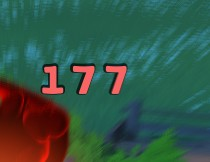
#> input picture src/database/177.jpg, 210 x 162 px
$ python -i eval_pvp_recognition.py   (imports and definitions only)   (older library calls are emulated)
#> lines starting #> are read from the running program, lines starting #| are printed output that depends on the picture; after the words box and inside, x2 and y2 are one past the last pixel; in counts of white or black regions, pixels touching at a corner belong together
# -*- coding: utf-8 -*-
"""
PVP 识别验证脚本 (v6 — GrabCut 抠图 + 标准化 + wiki 补充版)

核心改进 (相对 v5 GRADIENT Floodfill):
  Floodfill 系列 (v3 FIXED_RANGE±32 / v4 亮度阈值 / v5 FIXED_RANGE±60 / v5 GRADIENT±24)
  全部失败于 3D 渲染精灵的抗锯齿光晕轮廓——颜色是渐进式过渡不是硬突变。
  v6 改用 GrabCut (基于 GMM 的全局色彩聚类抠图):
    - 4 通道 RGBA → alpha < 128 当背景 (最准)
    - 3 通道 BGR → 强制 "边框 2 像素 100% 背景 (GC_BGD)"; 其余像素 "可能背景 (GC_PR_BGD)"
    - GrabCut 5 次迭代自动学习背景 GMM / 前景 GMM, 再重分配每个像素
    - 形态学 7x7 闭运算修洞 → 边界连通最大背景块 → 0.4% 孤岛清理
  不依赖相邻色差, 完美兼容:
    PVP 深蓝渐变 / ingame 浅白背景 / 深色精灵 / 浅色米白精灵 / 炫彩高饱和精灵
  其他不变: ORB 绝对匹配数 + 双路 masked 模板匹配 + wiki 补充库 (391 只)
"""
import json
import re
import sys
import time
from pathlib import Path

import cv2
import numpy as np
from PIL import Image, ImageDraw, ImageFont

SCRIPT_DIR = Path(__file__).resolve().parent
PROJECT_ROOT = SCRIPT_DIR.parent
sys.path.insert(0, str(PROJECT_ROOT))

from build_ingame_dataset import (  # noqa: E402
    imread_unicode,
    init_ocr,
    run_ocr,
    best_match,
    load_titles,
    poly_box,
)

OUT_DIR = SCRIPT_DIR / "output" / "pvp_eval"
CROP_DIR = OUT_DIR / "crops"
DBG_DIR = OUT_DIR / "debug"
# [3 lines not run here, left out]

# ==========================================================
# 核心: 前景抠图 + 尺寸/位置 标准化 (v4 版)
# ==========================================================
CANVAS = 64          # 最终输出画布 64x64
FG_HEIGHT = 48       # 前景高度 = 48px (75% of 64, 上下各留 8px 白边)

# ---------- 抠图 v10 (最终版): K=4 多聚类 + 边界触碰+面积判定背景. 不再依赖"原型色距离"! ----------
#     (2026-08-25 修复3个不同域的背景完全失效的问题)
def _floodfill_background(img_bgr_or_rgba):
    """抠图 v10 (三域通用: wiki透明PNG / ingame图鉴贴边非白 / PVP深蓝渐变)

    为什么要放弃"近原型=背景"这一条规则:
      * wiki透明PNG: alpha通道直接搞定 ✓
      * ingame图鉴贴边: 左上角像素是精灵身体! KMeans用"四角采样颜色=背景原型"会吃掉精灵 ✗
      * PVP深蓝渐变: 整张图没有白色. 加白padding后K=2只分成 [白, 其他所有] → 全图=前景 ✗

    v10 最终策略 (多聚类 + 边界规则):
      1) 先统一加 PAD=12 纯白 padding → 保证至少有"一大片纯白边框"作为已知背景锚点
      2) 转 LAB, MiniBatchKMeans(K=4) 聚 4 簇 (覆盖: 白padding / 浅色背景 / 深色背景 / 精灵前景)
      3) 对每个簇: 如果"触碰 12px padding 外框 + 面积占比 ≥ 5%" → 标记背景簇
      4) 所有背景簇合并 = 背景候选 mask
      5) 形态学 5x5 闭运算 + 膨胀, 再最大连通域 = 最终背景
      6) 裁掉 padding, 返回与输入同 H×W mask
    """
    PAD = 12
    H0 = img_bgr_or_rgba.shape[0]; W0 = img_bgr_or_rgba.shape[1]
    N0 = H0 * W0

    # ------ 分支 1: RGBA → alpha 最准, 直接用 ------
    if img_bgr_or_rgba.shape[2] == 4:
        alpha = img_bgr_or_rgba[:, :, 3]
        bg_mask = alpha < 128
        num, labels, stats, _ = cv2.connectedComponentsWithStats(
            bg_mask.astype(np.uint8), connectivity=8)
        if num > 1:
            border_lb = set(labels[0, :]) | set(labels[-1, :]) | set(labels[:, 0]) | set(labels[:, -1])
            best_i = -1; best_a = 0
            for i in range(1, num):
                if i not in border_lb: continue
                a = int(stats[i, cv2.CC_STAT_AREA])
                if a > best_a: best_a = a; best_i = i
            if best_i > 0:
                bg_mask = (labels == best_i)
        return bg_mask.astype(np.bool_)

    # ------ 分支 2: BGR 3 通道 → padding + K=4 聚类 ------
    bgr = img_bgr_or_rgba
    bgr_p = cv2.copyMakeBorder(bgr, PAD, PAD, PAD, PAD,
                               cv2.BORDER_CONSTANT, value=(255, 255, 255))
    H = bgr_p.shape[0]; W = bgr_p.shape[1]
    N = H * W
    lab = cv2.cvtColor(bgr_p, cv2.COLOR_BGR2LAB).astype(np.float32)
    pixels = lab.reshape(-1, 3)

    # K=4 聚类 (白padding / 浅背景 / 深背景 / 精灵主体)
    try:
        from sklearn.cluster import MiniBatchKMeans
        km = MiniBatchKMeans(n_clusters=4, n_init=5, random_state=0, batch_size=4096, max_iter=30)
        km.fit(pixels)
        labels_k = km.labels_.astype(np.int32).reshape(H, W)
    except Exception:
        criteria = (cv2.TERM_CRITERIA_EPS + cv2.TERM_CRITERIA_MAX_ITER, 30, 1.0)
        _, labels_k, _ = cv2.kmeans(
            pixels, 4, None, criteria, 5, cv2.KMEANS_PP_CENTERS)
        labels_k = labels_k.reshape(H, W).astype(np.int32)

    # padding 边框 = 原图像的外缘, 索引 [PAD-2, ...] 到 [-PAD+2] 内的环
    # 判定"触碰padding外缘(图像真正的4条边)" + 面积 ≥ 5% = 背景簇
    def touches_outer_border(mask_bool):
        return (mask_bool[0, :].any() or mask_bool[-1, :].any() or
                mask_bool[:, 0].any() or mask_bool[:, -1].any())

    bg_cand = np.zeros((H, W), dtype=np.bool_)
    for k in range(4):
        cmask = (labels_k == k)
        area_frac = cmask.sum() / N
        if touches_outer_border(cmask) and area_frac >= 0.05:
            bg_cand |= cmask

    # 兜底: 如果没有任何簇判为背景 (极少见), 直接用触碰外边框的所有簇合并
    if not bg_cand.any():
        for k in range(4):
            cmask = (labels_k == k)
            if touches_outer_border(cmask):
                bg_cand |= cmask
    # 再兜底: 还没有 → 取面积最大簇当背景
    if not bg_cand.any():
        max_k = -1; max_a = 0
        for k in range(4):
            a = (labels_k == k).sum()
            if a > max_a: max_a = a; max_k = k
        bg_cand = (labels_k == max_k)

    # 形态学修: 5x5椭圆闭运算 (填补背景中的噪点洞) + 3x3膨胀 (向前景方向内侵1px防边缘漏光)
    m = bg_cand.astype(np.uint8)
    k5 = cv2.getStructuringElement(cv2.MORPH_ELLIPSE, (5, 5))
    k3 = cv2.getStructuringElement(cv2.MORPH_RECT, (3, 3))
    m = cv2.morphologyEx(m, cv2.MORPH_CLOSE, k5, iterations=1)
    m = cv2.morphologyEx(m, cv2.MORPH_DILATE, k3, iterations=1)

    # 背景 = 触碰外边框的最大连通域 (避免背景被切成好几块)
    num, labels, stats, _ = cv2.connectedComponentsWithStats(m, connectivity=8)
    bg_mask_p = np.zeros((H, W), dtype=np.bool_)
    if num > 1:
        outer_border_lb = set(labels[0, :]) | set(labels[-1, :]) | set(labels[:, 0]) | set(labels[:, -1])
        best_i = -1; best_a = 0
        for i in range(1, num):
            if i not in outer_border_lb: continue
            a = int(stats[i, cv2.CC_STAT_AREA])
            if a > best_a: best_a = a; best_i = i
        if best_i > 0:
            bg_mask_p = (labels == best_i)

    # 背景内 < 0.4% 面积 前景孤岛并入背景
    not_bg = (1 - bg_mask_p.astype(np.uint8))
    num2, labels2, stats2, _ = cv2.connectedComponentsWithStats(not_bg, connectivity=8)
    min_a = max(8, int(N0 * 0.004))
    for i in range(1, num2):
        if stats2[i, cv2.CC_STAT_AREA] < min_a:
            bg_mask_p[labels2 == i] = True

    return bg_mask_p[PAD:-PAD, PAD:-PAD].astype(np.bool_)

def _largest_foreground_component(not_bg):
    """not_bg = True 表示非背景 (候选前景), 返回最大连通域作为最终前景 mask,
    去除细碎小前景块."""
    if not_bg.sum() == 0:
        return not_bg
    num, labels, stats, _ = cv2.connectedComponentsWithStats(
        not_bg.astype(np.uint8), connectivity=8)
    if num <= 1:  # 只有背景
        return np.zeros_like(not_bg, dtype=np.bool_)
    # 找最大 label (跳过 0=背景)
    max_i = 1 + int(np.argmax(stats[1:, cv2.CC_STAT_AREA]))
    return (labels == max_i)

def _center_and_scale(fg_mask_bool, bgr_src, canvas=CANVAS, fg_h=FG_HEIGHT):
    """输入: 原图 (HxWx3 BGR uint8), 前景 mask (HxW bool)
    输出: dict:
        canvas_bgr:  canvas x canvas x3 uint8 纯白底 + 前景居中缩放贴上去
        canvas_gray: 64x64 uint8 灰度
        canvas_edge: 64x64 uint8 Canny 边缘
        canvas_sobel: 64x64 uint8 0~255 Sobel 梯度幅度 (归一化)
        canvas_fg_mask: 64x64 bool 前景 mask
    """
    H, W = bgr_src.shape[:2]
    ys, xs = np.where(fg_mask_bool)
    if len(ys) < 16:
        # 没前景, 直接返回一个全白中心 + 空 mask + 空直方图
        return {
            "bgr": np.full((canvas, canvas, 3), 255, dtype=np.uint8),
            "gray": np.full((canvas, canvas), 255, dtype=np.uint8),
            "edge": np.zeros((canvas, canvas), dtype=np.uint8),
            "sobel": np.zeros((canvas, canvas), dtype=np.uint8),
            "fg_mask": np.zeros((canvas, canvas), dtype=np.bool_),
            "hog_hist": np.zeros((64,), dtype=np.float32),
            "hsv_hist": np.zeros((36,), dtype=np.float32),
            "lab_hist": np.zeros((24,), dtype=np.float32),
        }
    x0, y0, x1, y1 = xs.min(), ys.min(), xs.max(), ys.max()
    bw = x1 - x0 + 1; bh = y1 - y0 + 1
    # 切出前景块 (带 alpha: 非前景变透明)
    fg_crop_rgb = cv2.cvtColor(bgr_src[y0:y1+1, x0:x1+1, :], cv2.COLOR_BGR2RGB)
    fg_mask_crop = fg_mask_bool[y0:y1+1, x0:x1+1]  # (bh, bw) bool
    # 按 fg_h 缩放目标高
    scale = fg_h / max(1, bh)
    new_h = max(1, int(round(bh * scale)))
    new_w = max(1, int(round(bw * scale)))
    # 限制宽不超过 canvas-4 (避免贴出去)
    if new_w > canvas - 4:
        scale2 = (canvas - 4) / max(1, new_w)
        new_h = max(1, int(new_h * scale2))
        new_w = int(new_w * scale2)
    # 缩放前景 RGB 块 和 mask
    fg_pil = Image.fromarray(fg_crop_rgb).convert("RGBA")
    # 把 mask 合成 alpha 通道
    alpha = Image.fromarray((fg_mask_crop.astype(np.uint8) * 255), mode="L")
    fg_pil.putalpha(alpha)
    fg_resized = fg_pil.resize((new_w, new_h), Image.LANCZOS)
    # 居中贴到纯白 canvas
    canvas_pil = Image.new("RGBA", (canvas, canvas), (255, 255, 255, 255))
    ox = (canvas - new_w) // 2
    oy = (canvas - new_h) // 2
    canvas_pil.paste(fg_resized, (ox, oy), fg_resized)  # 第三个参数是 mask=透明
    # 提取前景 mask (缩放+偏移后的)
    alpha_arr = np.asarray(fg_resized.split()[-1], dtype=np.uint8)  # (new_h, new_w)
    mask_canvas = np.zeros((canvas, canvas), dtype=np.uint8)
    mask_canvas[oy:oy+new_h, ox:ox+new_w] = alpha_arr
    fg_mask_canvas_bool = mask_canvas > 127

    rgb = np.asarray(canvas_pil.convert("RGB"), dtype=np.uint8)
    bgr = cv2.cvtColor(rgb, cv2.COLOR_RGB2BGR)
    gray = cv2.cvtColor(rgb, cv2.COLOR_RGB2GRAY)
    # Canny 边缘 (自适应阈值)
    med = float(np.median(gray[fg_mask_canvas_bool])) if fg_mask_canvas_bool.any() else 128.0
    lo = int(max(0, med * 0.5)); hi = int(min(255, med * 1.6))
    edge = cv2.Canny(gray, lo, hi)
    # Sobel 梯度幅度 (归一到 0~255)
    sx = cv2.Sobel(gray, cv2.CV_32F, 1, 0, ksize=3)
    sy = cv2.Sobel(gray, cv2.CV_32F, 0, 1, ksize=3)
    mag = np.sqrt(sx*sx + sy*sy)
    mag_max = float(mag.max())
    if mag_max > 1:
        sobel = np.clip(255 * mag / mag_max, 0, 255).astype(np.uint8)
    else:
        sobel = np.zeros_like(gray)

    # ========= v11: HOG + HSV 色相直方图 (鲁棒特征) =========
    # HOG: 方向梯度直方图, 只在前景点上统计 64bin (抗异色/色偏/光照变化, 保留形状)
    hog_hist = np.zeros((64,), dtype=np.float32)
    # 1) 方向(0~180 unsigned, 避免方向翻转问题)
    ang = np.arctan2(np.abs(sy), np.abs(sx)) * (180.0 / np.pi)  # (canvas, canvas) 0~90?不, 用绝对化后 0~90 不够; 换 atan2(sy,sx) 取模 180 unsigned
    ang_full = np.arctan2(sy, sx) * (180.0 / np.pi) % 180.0
    if fg_mask_canvas_bool.sum() >= 9 and mag_max > 1:
        weights = mag[fg_mask_canvas_bool].astype(np.float32)
        wsum = float(weights.sum())
        if wsum > 1e-3:
            bin_idx = np.clip((ang_full[fg_mask_canvas_bool] / 180.0 * 64).astype(np.int32), 0, 63)
            np.add.at(hog_hist, bin_idx, weights)
            hog_hist /= wsum  # 归一化概率密度

    # HSV 色相直方图 (36bin = 每10°一格, + 饱和度权重 避免近灰近白扰动)
    hsv_hist = np.zeros((36,), dtype=np.float32)
    hsv = cv2.cvtColor(rgb, cv2.COLOR_RGB2HSV)  # H 0-179 (OpenCV), S 0-255, V 0-255
    if fg_mask_canvas_bool.sum() >= 9:
        Harr = hsv[..., 0][fg_mask_canvas_bool].astype(np.float32)
        Sarr = hsv[..., 1][fg_mask_canvas_bool].astype(np.float32)
        Varr = hsv[..., 2][fg_mask_canvas_bool].astype(np.float32)
        # 仅统计"不是灰度"(色相较稳定) + "不是全黑全白"的像素: S>=25, V>20, V<245
        valid = (Sarr >= 25) & (Varr > 20) & (Varr < 245)
        if valid.sum() >= 4:
            bins = np.clip((Harr[valid] / 180.0 * 36).astype(np.int32), 0, 35)
            wts = Sarr[valid]  # 饱和度高更信
            np.add.at(hsv_hist, bins, wts)
            ws = float(hsv_hist.sum())
            if ws > 1e-3: hsv_hist /= ws

    # LAB ab 平面色相直方图 (24bin, 抗光照影响, 因为 L 通道分离)
    lab_hist = np.zeros((24,), dtype=np.float32)
    if fg_mask_canvas_bool.sum() >= 9:
        lab3 = cv2.cvtColor(rgb, cv2.COLOR_RGB2LAB)
        a = lab3[..., 1][fg_mask_canvas_bool].astype(np.float32) - 128.0  # -128~127
        b = lab3[..., 2][fg_mask_canvas_bool].astype(np.float32) - 128.0
        r = np.sqrt(a*a + b*b)
        # 只看色相差点足够大的 (r>=10 意味着远离灰色中心)
        valid = r >= 10.0
        if valid.sum() >= 4:
            ang_ab = (np.arctan2(b[valid], a[valid]) * 180.0 / np.pi) % 360.0
            bins = np.clip((ang_ab / 360.0 * 24).astype(np.int32), 0, 23)
            wts = r[valid]  # 越远离中心越信
            np.add.at(lab_hist, bins, wts)
            ws = float(lab_hist.sum())
            if ws > 1e-3: lab_hist /= ws

    return {
        "bgr": bgr, "gray": gray, "edge": edge,
        "sobel": sobel, "fg_mask": fg_mask_canvas_bool,
        "hog_hist": hog_hist,     # shape=(64,) float32 L1归一化
        "hsv_hist": hsv_hist,     # shape=(36,) float32 L1归一化
        "lab_hist": lab_hist,     # shape=(24,) float32 L1归一化
    }


def preproc_for_match(img_bgr):
    """统一 pipeline: BGR/RGBA numpy → 标准化 dict.  是整个识别的核心.
    v4 改进: 不再预合成白底 (会破坏 PVP 深蓝背景的统计), 直接在原图上抠图,
             最后贴纯白画布自然得到白底.
    """
    if img_bgr is None or img_bgr.size == 0:
        return None
    ch = img_bgr.shape[2]
    # 1) 如果是 RGBA, 保留一份"合成白底的 BGR" 给后续 _center_and_scale 贴像素用 (否则透明变成黑/白不确定)
    #    同时把 RGBA 传给 _floodfill_background 用 alpha 通道精准抠图
    if ch == 4:
        # 合成白底 (供最终贴像素)
        pil_src = Image.fromarray(cv2.cvtColor(img_bgr, cv2.COLOR_BGRA2RGBA))
        bg = Image.new("RGBA", pil_src.size, (255, 255, 255, 255))
        composed = Image.alpha_composite(bg, pil_src).convert("RGB")
        bgr_white = cv2.cvtColor(np.asarray(composed, dtype=np.uint8), cv2.COLOR_RGB2BGR)
        img_for_mask = img_bgr  # RGBA, _floodfill_background 会用 alpha 通道
    else:
        bgr_white = img_bgr  # 3 通道直接用
        img_for_mask = img_bgr
    # 2) 抠背景 (v4 亮度阈值 + 连通域)
    bg_mask = _floodfill_background(img_for_mask)
    # 3) 取前景 = 非背景 的最大连通域
    fg = _largest_foreground_component(~bg_mask)
    # 4) 前景居中 + 缩放贴到 64x64 纯白画布 (统一白底)
    return _center_and_scale(fg, bgr_white, CANVAS, FG_HEIGHT)


# ==========================================================
# A. Baseline: pHash(64) + dHash(64) (在标准化 64x64 灰度上重算, 与之前算法一致, 只是 resize 源图换成标准化后的 64x64)
# 这里还是用 32x32 输入, 把标准化后的 gray64 再缩到 32x32 做 pHash —— 至少背景一致了
# ==========================================================
N_PH, K_PH = 32, 8
_C_DCT_MAT = None
# [29 lines left out: functions _dct_matrix, compute_phash_dhash_from_gray64, not called in this run]

def hamming_sum(ph1, dh1, ph2, dh2):
    return bin(int(ph1, 16) ^ int(ph2, 16)).count("1") + bin(int(dh1, 16) ^ int(dh2, 16)).count("1")


# ==========================================================
# B. ORB 局部特征 —— 用标准化后的 64x64 灰度, 前景 mask 做 mask=参数限制 ORB 只在前景找关键点!
# ==========================================================
ORB_DET = cv2.ORB_create(
    nfeatures=1500,
    scaleFactor=1.12,
    nlevels=8,
    edgeThreshold=4,
    firstLevel=0,
    WTA_K=2,
    scoreType=cv2.ORB_HARRIS_SCORE,
    patchSize=15,
    fastThreshold=10,
)
BF_HAM = cv2.BFMatcher(cv2.NORM_HAMMING, crossCheck=False)
RATIO = 0.78

# [127 lines left out: functions extract_orb_masked, orb_match_score_raw, _masked_score, masked_template_sobel_score, _hist_cosine, _chi2_sim and 2 more, not called in this run]


# ==========================================================
# 特征库 (只加载 ingame_avatars —— 域一致!)
# ==========================================================
class FeatureLibrary:
    # [56 lines left out: functions __init__, add_one, build, not called in this run]


# ==========================================================
# PVP 行配对 / 头像裁切 (与 v2 完全一致, 不改动)
# ==========================================================
RE_LV = re.compile(r'^\s*(\d+)\s*级\s*$')

# [121 lines left out: functions pair_pvp_rows, crop_pvp_avatar, draw_debug, topn_hash, not called in this run]

# ORB 得分归一化: 固定量程 0~30 (超过 30 也按 1.0 算)
ORB_MAX_SCORE = 30.0
# [12 lines left out: function topn_orb, not called in this run]

# tmpl + sobel 合并为一个 norm_score = 0.30*gcorr + 0.70*scorr
# 相关系数范围 [-1, 1], 归一化: (x+1)/2 → [0,1]
def _norm_corr(c): return float(max(0.0, min(1.0, (c + 1.0) / 2.0)))

# [261 lines left out: functions topn_masked_template_sobel, fusion_topn, check_hit, imwrite_unicode, main, not called in this run]


# [8 lines not run here, left out]

>>> import cv2
>>> picture = cv2.imread('../../database/177.jpg')
#> picture is the input picture: shape (162, 210, 3); mean B, G, R 70.6, 85.1, 52.6
>>> result = preproc_for_match(picture)
#> after the loop in _floodfill_background, `for k in range(4):`:
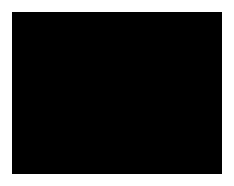
#> bg_cand: shape (186, 234) bool; 21.8% white; 1 white region, box (x1, y1, x2, y2) and area: (0, 0, 234, 186) 9504
#> in _floodfill_background, `num, labels, stats, _ = cv2.connectedComponentsWithStats(m, connectivi..`: m: shape (186, 234); values 0 (black) and 1 (white), 23.6% white; 1 white region, box (x1, y1, x2, y2) and area: (0, 0, 234, 186) 10252
#> in preproc_for_match, `bg_mask = _floodfill_background(img_for_mask)`:
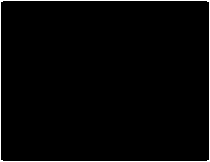
#> bg_mask: shape (162, 210) bool; 2.2% white in thin lines or dots
#> in _largest_foreground_component, `num, labels, stats, _ = cv2.connectedComponentsWithStats( not_bg.astyp..`: labels: shape (162, 210) int32; values 0 (black) and 1 (white), 97.8% white; black in thin lines or dots
#> in _largest_foreground_component, `num, labels, stats, _ = cv2.connectedComponentsWithStats( not_bg.astyp..`: num = 2; stats = [[0, 0, 210, 162, 748], [1, 1, 208, 160, 33272]]
#> in _largest_foreground_component, `max_i = 1 + int(np.argmax(stats[1:, cv2.CC_STAT_AREA]))`: max_i = 1
#> in _largest_foreground_component, `return (labels == max_i)`: returned value: shape (162, 210) bool; 97.8% white; black in thin lines or dots
#> in _center_and_scale, `x0, y0, x1, y1 = xs.min(), ys.min(), xs.max(), ys.max()`: x1 = 208; y1 = 160
#> in _center_and_scale, `bw = x1 - x0 + 1`: bw = 208
#> in _center_and_scale, `bh = y1 - y0 + 1`: bh = 160
#> in _center_and_scale, `fg_mask_crop = fg_mask_bool[y0:y1+1, x0:x1+1]`:
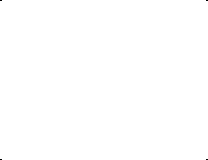
#> fg_mask_crop: shape (160, 208) bool; 100% white; black in thin lines or dots
#> in _center_and_scale, `scale = fg_h / max(1, bh)`: scale = 0.3
#> in _center_and_scale, `new_h = max(1, int(round(bh * scale)))`: new_h = 48
#> in _center_and_scale, `new_w = max(1, int(round(bw * scale)))`: new_w = 62
#> in _center_and_scale, `scale2 = (canvas - 4) / max(1, new_w)`: scale2 = 0.968
#> in _center_and_scale, `new_h = max(1, int(new_h * scale2))`: new_h = 46
#> in _center_and_scale, `new_w = int(new_w * scale2)`: new_w = 60
#> in _center_and_scale, `alpha = Image.fromarray((fg_mask_crop.astype(np.uint8) * 255), mode="L")`: alpha: PIL image 208x160 L; 100% white; black in thin lines or dots
#> in _center_and_scale, `canvas_pil = Image.new("RGBA", (canvas, canvas), (255, 255, 255, 255))`: canvas_pil: PIL image 64x64 RGBA; every value is 255
#> in _center_and_scale, `ox = (canvas - new_w) // 2`: ox = 2
#> in _center_and_scale, `oy = (canvas - new_h) // 2`: oy = 9
#> in _center_and_scale, `fg_mask_canvas_bool = mask_canvas > 127`: fg_mask_canvas_bool: shape (64, 64) bool; 67.4% white; 1 black region, box (x1, y1, x2, y2) and area: (0, 0, 64, 64) 1336
#> in _center_and_scale, `gray = cv2.cvtColor(rgb, cv2.COLOR_RGB2GRAY)`:
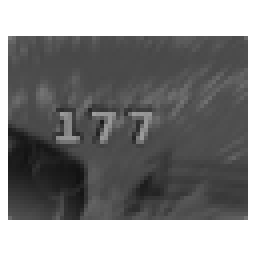
#> gray: shape (64, 64) (shown 4 times larger); min 18, max 255, mean 132.8
#> in _center_and_scale, `med = float(np.median(gray[fg_mask_canvas_bool])) if fg_mask_canvas_bo..`: med = 76
#> in _center_and_scale, `lo = int(max(0, med * 0.5))`: lo = 38
#> in _center_and_scale, `hi = int(min(255, med * 1.6))`: hi = 121
#> in _center_and_scale, `edge = cv2.Canny(gray, lo, hi)`: edge: shape (64, 64); 15.4% white in thin lines or dots, all inside (x1, y1, x2, y2) = (1, 8, 63, 56)
#> in _center_and_scale, `mag = np.sqrt(sx*sx + sy*sy)`:
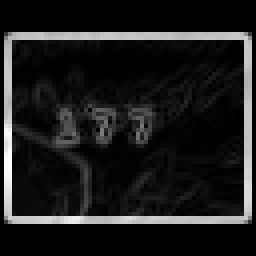
#> mag: shape (64, 64) float32 (shown 4 times larger); min 0, max 911.1, mean 104; drawn with min black and max white
#> in _center_and_scale, `mag_max = float(mag.max())`: mag_max = 911.1
#> in _center_and_scale, `ang = np.arctan2(np.abs(sy), np.abs(sx)) * (180.0 / np.pi)`:
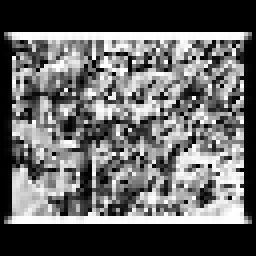
#> ang: shape (64, 64) float32 (shown 4 times larger); min 0, max 90, mean 35.3; drawn with min black and max white
#> in _center_and_scale, `ang_full = np.arctan2(sy, sx) * (180.0 / np.pi) % 180.0`:
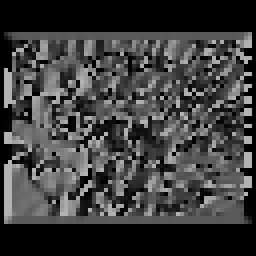
#> ang_full: shape (64, 64) float32 (shown 4 times larger); min 0, max 179.9, mean 61.4
#> in _center_and_scale, `weights = mag[fg_mask_canvas_bool].astype(np.float32)`: weights = 2760 values, max 911.1 at index 1740, min 0 at index 264, mean 100.2
#> in _center_and_scale, `wsum = float(weights.sum())`: wsum = 276447.7
#> in _center_and_scale, `bin_idx = np.clip((ang_full[fg_mask_canvas_bool] / 180.0 * 64).astype(..`: bin_idx = 2760 values, max 63 at index 111, min 0 at index 63, mean 29.42
#> in _center_and_scale, `hog_hist /= wsum`: hog_hist = 64 values, max 0.137 at index 32, min 0.00321 at index 58, mean 0.0156
#> in _center_and_scale, `hsv = cv2.cvtColor(rgb, cv2.COLOR_RGB2HSV)`: hsv: shape (64, 64, 3); mean H, S, V 47.1, 110.9, 151.2
#> in _center_and_scale, `Harr = hsv[..., 0][fg_mask_canvas_bool].astype(np.float32)`: Harr = 2760 values, max 179 at index 1155, min 0 at index 1111, mean 69.85
#> in _center_and_scale, `Sarr = hsv[..., 1][fg_mask_canvas_bool].astype(np.float32)`: Sarr = 2760 values, max 255 at index 1502, min 3 at index 2754, mean 164.6
#> in _center_and_scale, `Varr = hsv[..., 2][fg_mask_canvas_bool].astype(np.float32)`: Varr = 2760 values, max 255 at index 1153, min 41 at index 1283, mean 100.9
#> in _center_and_scale, `bins = np.clip((Harr[valid] / 180.0 * 36).astype(np.int32), 0, 35)`: bins = 2725 values, max 35 at index 1153, min 0 at index 1095, mean 13.64
#> in _center_and_scale, `wts = Sarr[valid]`: wts = 2725 values, max 255 at index 1479, min 30 at index 2666, mean 165.2
#> in _center_and_scale, `lab3 = cv2.cvtColor(rgb, cv2.COLOR_RGB2LAB)`: lab3: shape (64, 64, 3); mean of channels 0, 1, 2 143.3, 119.7, 132.8
#> in _center_and_scale, `a = lab3[..., 1][fg_mask_canvas_bool].astype(np.float32) - 128.0`: a = 2760 values, max 72 at index 2712, min -41 at index 2504, mean -12.29
#> in _center_and_scale, `b = lab3[..., 2][fg_mask_canvas_bool].astype(np.float32) - 128.0`: b = 2760 values, max 60 at index 2712, min -21 at index 1838, mean 7.09
#> in _center_and_scale, `r = np.sqrt(a*a + b*b)`: r = 2760 values, max 93.72 at index 2712, min 0 at index 2754, mean 27.72
#> in _center_and_scale, `ang_ab = (np.arctan2(b[valid], a[valid]) * 180.0 / np.pi) % 360.0`: ang_ab = 2705 values, max 278.1 at index 1930, min 5.19 at index 1099, mean 152.8
#> in _center_and_scale, `bins = np.clip((ang_ab / 360.0 * 24).astype(np.int32), 0, 23)`: bins = 2705 values, max 18 at index 1810, min 0 at index 1099, mean 9.74
#> in _center_and_scale, `wts = r[valid]`: wts = 2705 values, max 93.72 at index 2665, min 10 at index 1487, mean 28.14
#> result = 8 items
